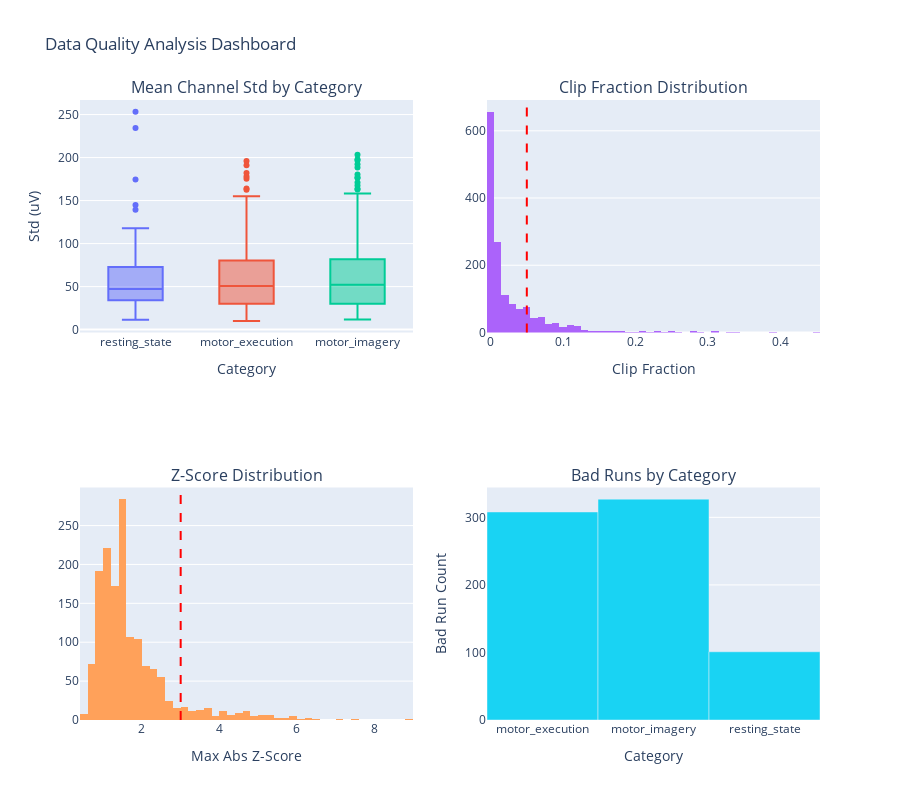

Here is the notebook cell this chart was saved with:
### Markdown cell above
## Additional quality analysis and visualizations

### Code cell
import plotly.express as px
import plotly.graph_objects as go
from plotly.subplots import make_subplots

fig = make_subplots(
    rows=2, cols=2,
    subplot_titles=(
        'Mean Channel Std by Category',
        'Clip Fraction Distribution',
        'Z-Score Distribution',
        'Bad Runs by Category'
    ),
    specs=[[{'type': 'box'}, {'type': 'histogram'}],
           [{'type': 'histogram'}, {'type': 'bar'}]]
)

for category in RUN_DF['category'].unique():
    cat_data = RUN_DF[RUN_DF['category'] == category]
    fig.add_trace(
        go.Box(y=cat_data['mean_channel_std_uv'], name=category),
        row=1, col=1
    )

fig.add_trace(
    go.Histogram(x=RUN_DF['clip_fraction_over_200uv'], nbinsx=50, name='Clip Fraction'),
    row=1, col=2
)

fig.add_trace(
    go.Histogram(x=RUN_DF['max_abs_z'], nbinsx=50, name='Z-Score'),
    row=2, col=1
)

bad_by_category = RUN_DF.groupby('category')['bad_run'].sum().reset_index()
fig.add_trace(
    go.Bar(x=bad_by_category['category'], y=bad_by_category['bad_run'], name='Bad Runs'),
    row=2, col=2
)

fig.add_vline(x=CLIP_THRESHOLD, line_dash='dash', line_color='red', row=1, col=2)
fig.add_vline(x=Z_THRESHOLD, line_dash='dash', line_color='red', row=2, col=1)

fig.update_layout(height=800, title_text="Data Quality Analysis Dashboard", showlegend=False)
fig.update_xaxes(title_text="Category", row=1, col=1)
fig.update_yaxes(title_text="Std (uV)", row=1, col=1)
fig.update_xaxes(title_text="Clip Fraction", row=1, col=2)
fig.update_xaxes(title_text="Max Abs Z-Score", row=2, col=1)
fig.update_xaxes(title_text="Category", row=2, col=2)
fig.update_yaxes(title_text="Bad Run Count", row=2, col=2)

fig.show()

### Figure 1 — Plotly figure (JSON) as saved in the notebook; plotly's stock layout.template omitted (floating-point values rounded to 4 significant figures; data arrays with more than 128 entries replaced by an {"elided": "..."} marker saying what was removed)
{"data": [{"name": "resting_state", "type": "box", "xaxis": "x", "y": {"elided": "218 float values"}, "yaxis": "y"}, {"name": "motor_execution", "type": "box", "xaxis": "x", "y": {"elided": "654 float values"}, "yaxis": "y"}, {"name": "motor_imagery", "type": "box", "xaxis": "x", "y": {"elided": "654 float values"}, "yaxis": "y"}, {"name": "Clip Fraction", "nbinsx": 50, "type": "histogram", "x": {"elided": "1526 float values"}, "xaxis": "x2", "yaxis": "y2"}, {"name": "Z-Score", "nbinsx": 50, "type": "histogram", "x": {"elided": "1526 float values"}, "xaxis": "x3", "yaxis": "y3"}, {"name": "Bad Runs", "type": "bar", "x": ["motor_execution", "motor_imagery", "resting_state"], "xaxis": "x4", "y": [308, 327, 101], "yaxis": "y4"}], "layout": {"annotations": [{"font": {"size": 16}, "showarrow": false, "text": "Mean Channel Std by Category", "x": 0.225, "xanchor": "center", "xref": "paper", "y": 1, "yanchor": "bottom", "yref": "paper"}, {"font": {"size": 16}, "showarrow": false, "text": "Clip Fraction Distribution", "x": 0.775, "xanchor": "center", "xref": "paper", "y": 1, "yanchor": "bottom", "yref": "paper"}, {"font": {"size": 16}, "showarrow": false, "text": "Z-Score Distribution", "x": 0.225, "xanchor": "center", "xref": "paper", "y": 0.375, "yanchor": "bottom", "yref": "paper"}, {"font": {"size": 16}, "showarrow": false, "text": "Bad Runs by Category", "x": 0.775, "xanchor": "center", "xref": "paper", "y": 0.375, "yanchor": "bottom", "yref": "paper"}], "height": 800, "shapes": [{"line": {"color": "red", "dash": "dash"}, "type": "line", "x0": 0.05, "x1": 0.05, "xref": "x2", "y0": 0, "y1": 1, "yref": "y2 domain"}, {"line": {"color": "red", "dash": "dash"}, "type": "line", "x0": 3, "x1": 3, "xref": "x3", "y0": 0, "y1": 1, "yref": "y3 domain"}], "showlegend": false, "title": {"text": "Data Quality Analysis Dashboard"}, "xaxis": {"anchor": "y", "domain": [0, 0.45], "title": {"text": "Category"}}, "xaxis2": {"anchor": "y2", "domain": [0.55, 1], "title": {"text": "Clip Fraction"}}, "xaxis3": {"anchor": "y3", "domain": [0, 0.45], "title": {"text": "Max Abs Z-Score"}}, "xaxis4": {"anchor": "y4", "domain": [0.55, 1], "title": {"text": "Category"}}, "yaxis": {"anchor": "x", "domain": [0.625, 1], "title": {"text": "Std (uV)"}}, "yaxis2": {"anchor": "x2", "domain": [0.625, 1]}, "yaxis3": {"anchor": "x3", "domain": [0, 0.375]}, "yaxis4": {"anchor": "x4", "domain": [0, 0.375], "title": {"text": "Bad Run Count"}}}}
